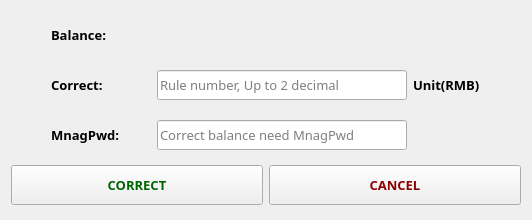
<?xml version="1.0" encoding="UTF-8"?>
<ui version="4.0">
 <class>CorrectDialog</class>
 <widget class="QDialog" name="CorrectDialog">
  <property name="geometry">
   <rect>
    <x>0</x>
    <y>0</y>
    <width>532</width>
    <height>220</height>
   </rect>
  </property>
  <property name="minimumSize">
   <size>
    <width>532</width>
    <height>220</height>
   </size>
  </property>
  <property name="maximumSize">
   <size>
    <width>532</width>
    <height>220</height>
   </size>
  </property>
  <property name="font">
   <font>
    <family>微软雅黑 Light</family>
    <pointsize>10</pointsize>
   </font>
  </property>
  <property name="windowTitle">
   <string>Correct</string>
  </property>
  <layout class="QVBoxLayout" name="verticalLayout">
   <item>
    <layout class="QHBoxLayout" name="horizontalLayout">
     <item>
      <spacer name="horizontalSpacer">
       <property name="orientation">
        <enum>Qt::Horizontal</enum>
       </property>
       <property name="sizeType">
        <enum>QSizePolicy::Fixed</enum>
       </property>
       <property name="sizeHint" stdset="0">
        <size>
         <width>40</width>
         <height>20</height>
        </size>
       </property>
      </spacer>
     </item>
     <item>
      <widget class="QLabel" name="lab_balance">
       <property name="minimumSize">
        <size>
         <width>100</width>
         <height>40</height>
        </size>
       </property>
       <property name="maximumSize">
        <size>
         <width>100</width>
         <height>40</height>
        </size>
       </property>
       <property name="font">
        <font>
         <family>微软雅黑 Light</family>
         <pointsize>10</pointsize>
         <weight>75</weight>
         <bold>true</bold>
        </font>
       </property>
       <property name="text">
        <string>Balance:</string>
       </property>
      </widget>
     </item>
     <item>
      <widget class="QLabel" name="lab_money">
       <property name="minimumSize">
        <size>
         <width>250</width>
         <height>30</height>
        </size>
       </property>
       <property name="maximumSize">
        <size>
         <width>250</width>
         <height>30</height>
        </size>
       </property>
       <property name="font">
        <font>
         <family>微软雅黑 Light</family>
         <pointsize>10</pointsize>
        </font>
       </property>
       <property name="text">
        <string/>
       </property>
      </widget>
     </item>
     <item>
      <spacer name="horizontalSpacer_2">
       <property name="orientation">
        <enum>Qt::Horizontal</enum>
       </property>
       <property name="sizeHint" stdset="0">
        <size>
         <width>40</width>
         <height>20</height>
        </size>
       </property>
      </spacer>
     </item>
    </layout>
   </item>
   <item>
    <layout class="QHBoxLayout" name="horizontalLayout_2">
     <item>
      <spacer name="horizontalSpacer_3">
       <property name="orientation">
        <enum>Qt::Horizontal</enum>
       </property>
       <property name="sizeType">
        <enum>QSizePolicy::Fixed</enum>
       </property>
       <property name="sizeHint" stdset="0">
        <size>
         <width>40</width>
         <height>20</height>
        </size>
       </property>
      </spacer>
     </item>
     <item>
      <widget class="QLabel" name="lab_correct">
       <property name="minimumSize">
        <size>
         <width>100</width>
         <height>40</height>
        </size>
       </property>
       <property name="maximumSize">
        <size>
         <width>100</width>
         <height>40</height>
        </size>
       </property>
       <property name="font">
        <font>
         <family>微软雅黑 Light</family>
         <pointsize>10</pointsize>
         <weight>75</weight>
         <bold>true</bold>
        </font>
       </property>
       <property name="text">
        <string>Correct:</string>
       </property>
      </widget>
     </item>
     <item>
      <widget class="QLineEdit" name="edit_correct">
       <property name="minimumSize">
        <size>
         <width>250</width>
         <height>30</height>
        </size>
       </property>
       <property name="maximumSize">
        <size>
         <width>250</width>
         <height>30</height>
        </size>
       </property>
       <property name="inputMask">
        <string/>
       </property>
       <property name="text">
        <string/>
       </property>
       <property name="maxLength">
        <number>7</number>
       </property>
       <property name="echoMode">
        <enum>QLineEdit::Normal</enum>
       </property>
       <property name="placeholderText">
        <string>Rule number, Up to 2 decimal</string>
       </property>
       <property name="cursorMoveStyle">
        <enum>Qt::LogicalMoveStyle</enum>
       </property>
      </widget>
     </item>
     <item>
      <widget class="QLabel" name="lab_unit">
       <property name="minimumSize">
        <size>
         <width>90</width>
         <height>40</height>
        </size>
       </property>
       <property name="maximumSize">
        <size>
         <width>90</width>
         <height>40</height>
        </size>
       </property>
       <property name="font">
        <font>
         <family>微软雅黑 Light</family>
         <pointsize>10</pointsize>
         <weight>75</weight>
         <bold>true</bold>
        </font>
       </property>
       <property name="text">
        <string>Unit(RMB)</string>
       </property>
      </widget>
     </item>
     <item>
      <spacer name="horizontalSpacer_4">
       <property name="orientation">
        <enum>Qt::Horizontal</enum>
       </property>
       <property name="sizeHint" stdset="0">
        <size>
         <width>40</width>
         <height>20</height>
        </size>
       </property>
      </spacer>
     </item>
    </layout>
   </item>
   <item>
    <layout class="QHBoxLayout" name="horizontalLayout_4">
     <item>
      <spacer name="horizontalSpacer_5">
       <property name="orientation">
        <enum>Qt::Horizontal</enum>
       </property>
       <property name="sizeType">
        <enum>QSizePolicy::Fixed</enum>
       </property>
       <property name="sizeHint" stdset="0">
        <size>
         <width>40</width>
         <height>20</height>
        </size>
       </property>
      </spacer>
     </item>
     <item>
      <widget class="QLabel" name="lab_mpwd">
       <property name="minimumSize">
        <size>
         <width>100</width>
         <height>40</height>
        </size>
       </property>
       <property name="maximumSize">
        <size>
         <width>100</width>
         <height>40</height>
        </size>
       </property>
       <property name="font">
        <font>
         <family>微软雅黑 Light</family>
         <pointsize>10</pointsize>
         <weight>75</weight>
         <bold>true</bold>
        </font>
       </property>
       <property name="text">
        <string>MnagPwd:</string>
       </property>
      </widget>
     </item>
     <item>
      <widget class="QLineEdit" name="edit_mpwd">
       <property name="minimumSize">
        <size>
         <width>250</width>
         <height>30</height>
        </size>
       </property>
       <property name="maximumSize">
        <size>
         <width>250</width>
         <height>30</height>
        </size>
       </property>
       <property name="inputMask">
        <string/>
       </property>
       <property name="text">
        <string/>
       </property>
       <property name="maxLength">
        <number>4</number>
       </property>
       <property name="echoMode">
        <enum>QLineEdit::Password</enum>
       </property>
       <property name="placeholderText">
        <string>Correct balance need MnagPwd</string>
       </property>
       <property name="cursorMoveStyle">
        <enum>Qt::LogicalMoveStyle</enum>
       </property>
      </widget>
     </item>
     <item>
      <spacer name="horizontalSpacer_7">
       <property name="orientation">
        <enum>Qt::Horizontal</enum>
       </property>
       <property name="sizeHint" stdset="0">
        <size>
         <width>40</width>
         <height>20</height>
        </size>
       </property>
      </spacer>
     </item>
    </layout>
   </item>
   <item>
    <layout class="QHBoxLayout" name="horizontalLayout_3">
     <item>
      <widget class="QPushButton" name="btn_correct">
       <property name="minimumSize">
        <size>
         <width>0</width>
         <height>40</height>
        </size>
       </property>
       <property name="maximumSize">
        <size>
         <width>16777215</width>
         <height>40</height>
        </size>
       </property>
       <property name="font">
        <font>
         <weight>75</weight>
         <bold>true</bold>
        </font>
       </property>
       <property name="styleSheet">
        <string notr="true">QPushButton{color:darkGreen}</string>
       </property>
       <property name="text">
        <string>CORRECT</string>
       </property>
       <property name="autoDefault">
        <bool>false</bool>
       </property>
       <property name="default">
        <bool>false</bool>
       </property>
       <property name="flat">
        <bool>false</bool>
       </property>
      </widget>
     </item>
     <item>
      <widget class="QPushButton" name="btn_back">
       <property name="minimumSize">
        <size>
         <width>0</width>
         <height>40</height>
        </size>
       </property>
       <property name="maximumSize">
        <size>
         <width>16777215</width>
         <height>40</height>
        </size>
       </property>
       <property name="font">
        <font>
         <weight>75</weight>
         <bold>true</bold>
        </font>
       </property>
       <property name="styleSheet">
        <string notr="true">QPushButton{color:darkRed}</string>
       </property>
       <property name="text">
        <string>CANCEL</string>
       </property>
       <property name="autoDefault">
        <bool>false</bool>
       </property>
      </widget>
     </item>
    </layout>
   </item>
  </layout>
 </widget>
 <layoutdefault spacing="6" margin="11"/>
 <resources/>
 <connections/>
</ui>
